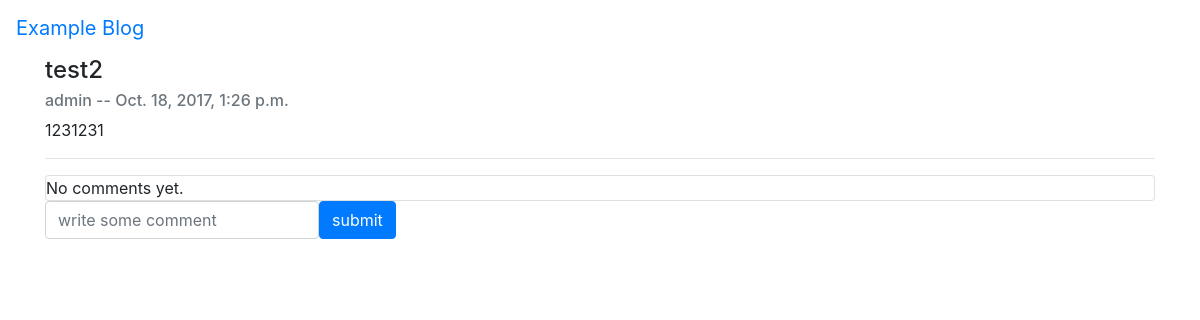
The page /blog/5/ on the database as committed earlier.
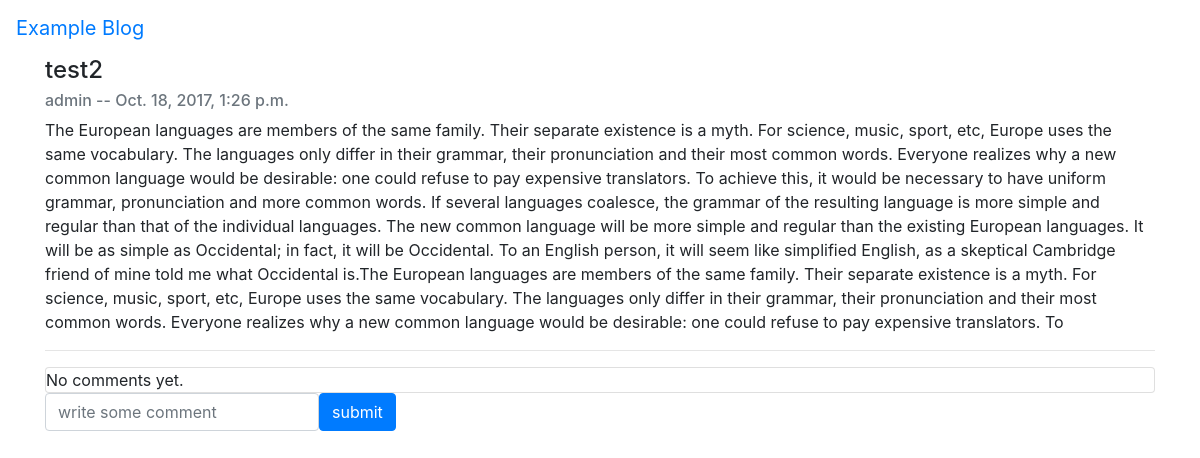
The same page on the database as committed later.
### blog/models.py (models this page shows, shortened)
class Post(models.Model):
    title = models.CharField(max_length=50)
    author = models.ForeignKey(User)
    content = models.TextField()
    posted_at = models.DateTimeField(default=timezone.now)
    created_at = models.DateTimeField(auto_now_add=True)
    updated_at = models.DateTimeField(auto_now=True)

### blog/views.py (the view)
# urls.py: url(r'^(?P<pk>[0-9]+)/$', views.PostView.as_view(), name='post'),
class PostView(DetailView):
    model = Post
    template_name = 'blog/post.html'

### blog/templates/blog/post.html (shortened to what this page needs)
{% extends 'blog/layout.html' %}
{% block body %}
    <div class="card" style="border:none;">
      <div class="card-block">
        <h4 class="card-title">{{ post.title }}</h4>
        <h6 class="card-subtitle mb-2 text-muted">{{ post.author.username }} -- {{ post.posted_at }}</h6>
        <p class="card-text">{{ post.content }}</p>
      </div>
    </div>
    <hr>
    {% with comments=post.comment_set.all %}
    {% if not comments %}
        <div class="card">
          <div class="card-block">
            <p class="card-text">No comments yet.</p>
          </div>
        </div>
    {% endif %}
    {% endwith %}
    <form class="form-inline" method="POST" action="{% url 'post-comment' pk=post.id %}">
        <input class="form-control" type="text" name="content" placeholder="write some comment">
        <button class="btn btn-primary" type="submit">submit</button>
    </form>
{% endblock %}

### blog/templates/blog/layout.html (shortened to what this page needs)
<!DOCTYPE html>
<html lang="en">
<head>
    <link rel="stylesheet" href="https://maxcdn.bootstrapcdn.com/bootstrap/4.0.0-alpha.6/css/bootstrap.min.css">
</head>
<body>
    <nav class="navbar navbar-toggleable-md navbar-inverse bg-inverse">
        <a class="navbar-brand" href="/blog">Example Blog</a>
    </nav>
    <div class="container">
        {% block body %}
        {% endblock %}
    </div>
</body>
</html>

Rows that differ between the two databases and show on the page:
changed Post "test2": content "1231231" → "The European languages are members of the same family. Their separate existence is a myth. For science, music, sport, etc, Europe uses the same vocabulary. The languages only differ in their grammar, their pronunciation and their most common words. Everyone realizes why a new common language would be desirable: one could refuse to pay expensive translators. To achieve this, it would be necessary to have uniform grammar, pronunciation and more common words. If several languages coalesce, the grammar of the resulting language is more simple and regular than that of the individual languages. The new common language will be more simple and regular than the existing European languages. It will…"
